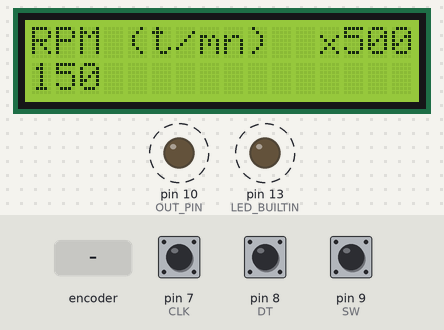
This sketch was run on a simulated Arduino Uno, built with avr-gcc and run on an emulated ATmega328P. On the bench: 16×2 character LCD, output pins drawn as LEDs (lit = HIGH). Dashed ring = blinking. Inputs (shaded band) come from the test bench; at power-on: pin 9 (SW) HIGH, pin 7 (CLK) HIGH, pin 8 (DT) HIGH.

Above: at 0.99 s.
1.3 s: rotary encoder on pin 7 (CLK) / pin 8 (DT) turned 2 steps (second pin leading)
At 2.2 s:
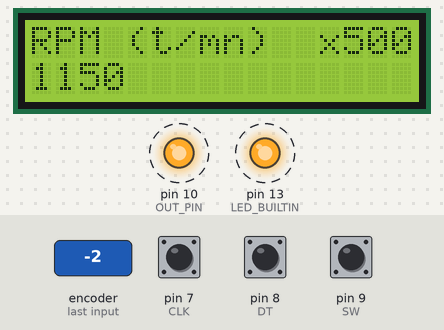
3.2 s: pin 9 (SW) pulled LOW for 0.15 s
At 3.55 s:
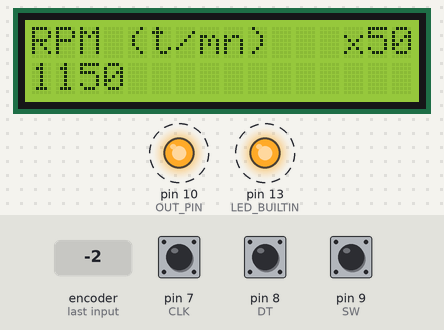
4.8 s: rotary encoder on pin 7 (CLK) / pin 8 (DT) turned 1 step (first pin leading)
At 5.3 s:
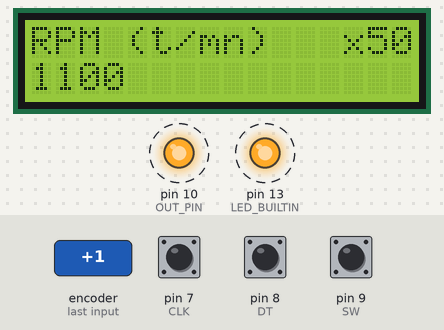
6.9 s: pin 9 (SW) pulled LOW for 1 s
At 7.98 s:
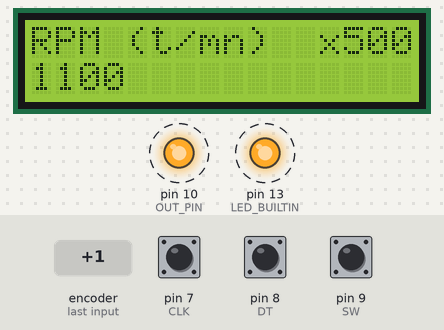
8.5 s: rotary encoder on pin 7 (CLK) / pin 8 (DT) turned 1 step (first pin leading)
At 8.82 s:
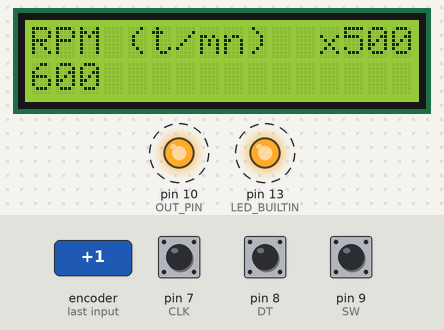
11.7 s: pin 9 (SW) pulsed LOW 5 times (0.12 s each, 0.3 s apart)
At 13.82 s:
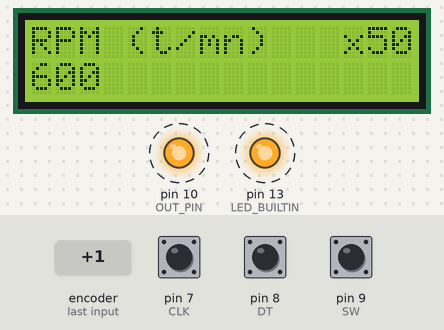
Timing chart, 0 to 15.7 s (numbered marks = the images above; inputs shaded):
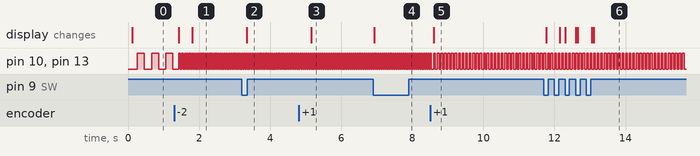

The sketch:

FrequencyGenerator.ino
```cpp
#include <LiquidCrystal.h>
#define LCDREFRESHTIME 50
unsigned long lastScreenRefresh;

// Rotary Encoder Inputs
#define CLK 7
#define DT 8
#define SW 9
int counter = 0;
int currentStateCLK;
int lastStateCLK;
String currentDir ="";
unsigned long lastButtonPress = 0;

// RPM struct
#define MAX_RPM 11000
#define MIN_RPM 150
int currentRPM;
int increments;
const int steps = 50;
const int fastSteps = 500;

// RPM output
#define OUT_PIN 10
unsigned long halfPeriod;
unsigned long lastHalfTick;
bool state;

// initialize the library by associating any needed LCD interface pin
// with the arduino pin number it is connected to
const int rs = 12, en = 11, d4 = 5, d5 = 4, d6 = 3, d7 = 2;
LiquidCrystal lcd(rs, en, d4, d5, d6, d7);

void setup() {
  // Setup Serial Monitor
  //Serial.begin(9600);

  // set up the LCD's number of columns and rows:
  lcd.begin(16, 2);
  // Print a message to the LCD.
  lcd.print("RPM Emulator");

  lastScreenRefresh = millis();

  // Set encoder pins as inputs
  pinMode(CLK,INPUT);
  pinMode(DT,INPUT);
  pinMode(SW, INPUT_PULLUP);

  // Read the initial state of CLK
  lastStateCLK = digitalRead(CLK);

  currentRPM = MIN_RPM;
  increments = fastSteps;
  halfPeriod = 30000000 / currentRPM;
  lastHalfTick = micros();
  pinMode(OUT_PIN, OUTPUT);
  pinMode(LED_BUILTIN, OUTPUT);

}

void loop() {

  // Read the current state of CLK
  currentStateCLK = digitalRead(CLK);

  // If last and current state of CLK are different, then pulse occurred
  // React to only 1 state change to avoid double count
  if (currentStateCLK != lastStateCLK  && currentStateCLK == 1){

    // If the DT state is different than the CLK state then
    // the encoder is rotating CCW so decrement
    if (digitalRead(DT) != currentStateCLK) {
      counter --;
      currentDir ="CCW";
      currentRPM -= increments;
    } else {
      // Encoder is rotating CW so increment
      counter ++;
      currentDir ="CW";
      currentRPM += increments;
    }

    if (currentRPM > MAX_RPM) currentRPM = MAX_RPM;
    if (currentRPM < MIN_RPM) currentRPM = MIN_RPM;

    halfPeriod = 30000000 / currentRPM;
    lastHalfTick = micros();
  }

  // Remember last CLK state
  lastStateCLK = currentStateCLK;

  // Read the button state
  int btnState = digitalRead(SW);

  //If we detect LOW signal, button is pressed
  if (btnState == LOW) {
    //if 20ms have passed since last LOW pulse, it means that the
    //button has been pressed, released and pressed again
    if (millis() - lastButtonPress > 20) {
      //Serial.println("Button pressed!");
      if (increments == steps) increments = fastSteps;
      else increments = steps;
    }

    // Remember last button press event
    lastButtonPress = millis();
  }

  if (micros() >  lastHalfTick + halfPeriod)
  {
    lastHalfTick += halfPeriod; // should always be > 0
    state = !state;
    digitalWrite(OUT_PIN, state);
    digitalWrite(LED_BUILTIN, state);
  }

  if (millis() - lastScreenRefresh > LCDREFRESHTIME)
  {
    lcd.clear();
    lcd.setCursor(0,0);
    lcd.print("RPM (t/mn)  ");

    if (increments > 100) lcd.print("x");
    else if (increments > 10) lcd.print(" x");
    else lcd.print("  x");
    lcd.print(increments);

    lcd.setCursor(0, 1);
    lcd.print(currentRPM);

    lastScreenRefresh = millis();
  }
}
```

Measured:
- after the input at 1.3 s, pin 10 (OUT_PIN), pin 13 (LED_BUILTIN): alternates HIGH for 0.03 s and LOW for 0.03 s, starting after 0.12 s; the display: first changes after 0.12 s (image 1 shows a later state)
- after the input at 3.2 s, the display: changes after 0.14 s (image 2)
- after the input at 4.8 s, the display: changes after 0.35 s (image 3)
- after the input at 6.9 s, the display: changes at once (image 4)
- after the input at 8.5 s, pin 10 (OUT_PIN), pin 13 (LED_BUILTIN): alternates HIGH for 0.05 s and LOW for 0.05 s, starting after 0.10 s; the display: changes after 0.10 s (image 5)
- after the input at 11.7 s, the display: changes after 0.07 s (image 6)
- by itself, pin 10 (OUT_PIN), pin 13 (LED_BUILTIN): alternates HIGH for 0.20 s and LOW for 0.20 s
